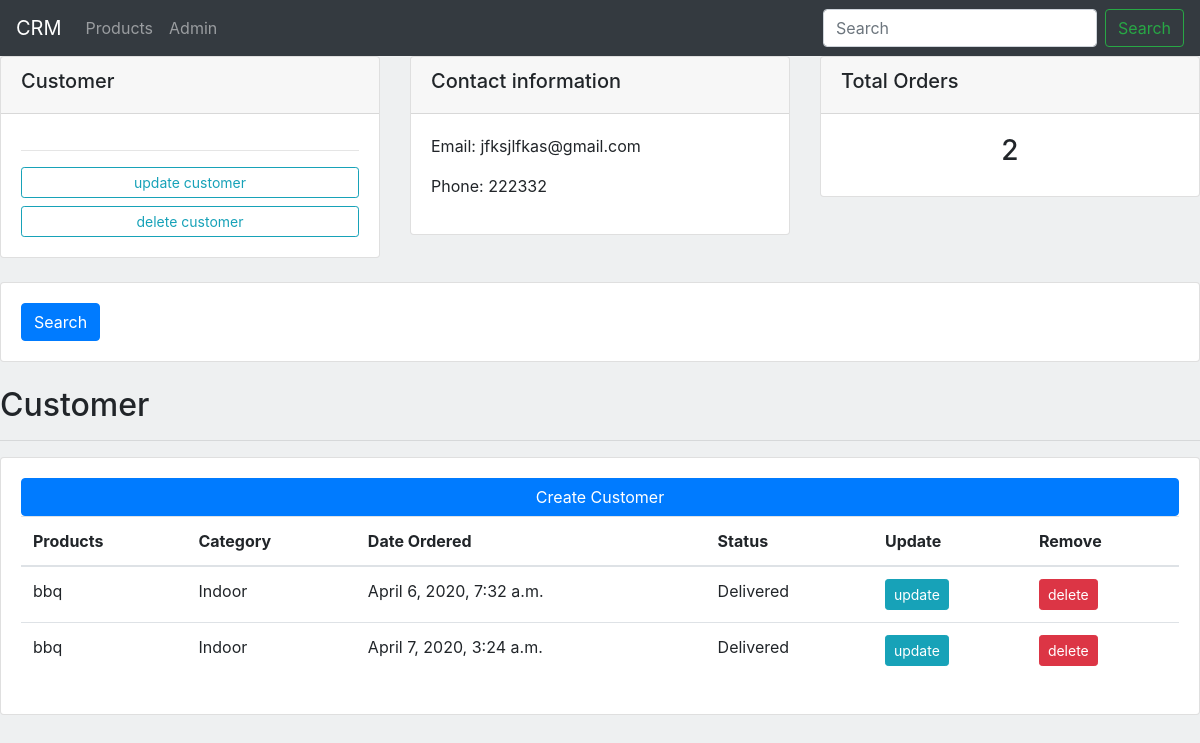
The page /customers/3/ on the database its author committed.
### home/models.py (models this page shows, shortened)
class Customer(models.Model):
    name = models.CharField(max_length=200, null=True)
    phone = models.CharField(max_length=200, null=True)
    email = models.CharField(max_length=200, null=True)
    date_created= models.DateTimeField(auto_now_add=True, null=True)

class Order(models.Model):
    STATUS  = (
        ('Pending', 'Pending'),
        ('Out for delivery', 'Out for delivery'),
        ('Delivered', 'Delivered')
    )
    customer=models.ForeignKey(Customer, null=True, on_delete=models.SET_NULL)
    product=models.ForeignKey(Product, null=True, on_delete=models.SET_NULL)
    date_created = models.DateTimeField(auto_now_add=True, null=True  )
    status = models.CharField(max_length=200, null=True, choices=STATUS)

class Product(models.Model):
    CATEGORY = (
        ('Indoor', 'Indoor'),
        ('Out Door', 'Out Door')
    )
    name = models.CharField(max_length=200, null=True)
    price = models.FloatField( null=True)
    category = models.CharField(max_length=200, null=True, choices=CATEGORY)
    description = models.CharField(max_length=200, null=True, blank=True)
    date_created = models.DateTimeField(auto_now_add=True, null=True)
    tags = models.ManyToManyField(Tag)
    def __str__(self):
        return self.name

### home/views.py (the view)
# urls.py: path('customers/<str:pk>/', views.customers, name='customers'),
def customers(request, pk):
    customer = Customer.objects.get(id=pk)
    orders = customer.order_set.all()
    orders_count = orders.count()
    context = {
        'customer':customer,
        'orders':orders,
        'orders_count':orders_count
    }
    return render(request, 'home/customers.html', context)

### templates/home/customers.html (shortened to what this page needs)
{% extends 'base.html' %}
{% block content %}
<div class="row">
    <div class="col">
        <div class="card">
            <div class="card-header">
              <h5>Customer</h5>
            </div>
            <div class="card-body">
                <hr>
                <a href="#" class="btn btn-outline-info btn-sm btn-block" href="#">update customer </a>
                <a href="#" class="btn btn-outline-info btn-sm btn-block">delete customer </a>
            </div>
          </div>
    </div>
    <div class="col">
        <div class="card">
            <div class="card-header">
                <h5>Contact information</h5>
            </div>
            <div class="card-body">
                <p>Email: {{customer.email}}</p>
                <p>Phone: {{customer.phone}}</p>
            </div>
          </div>
    </div>
    <div class="col">
        <div class="card">
            <div class="card-header">
              <h5>Total Orders</h5>
            </div>
            <div class="card-body">
              <h3 class="text-center">{{orders_count}}</h3>
            </div>
          </div>
    </div>
</div>
<br>
<div class="row">
    <div class="col">
        <div class="card card-body">
            <form  method="get" >
                <button class="btn btn-primary" type="submit">Search</button>
            </form>
        </div>
    </div>
</div>
    <br>
    <h2>Customer</h2>
    <hr>
  <div class=" card card-body">
    <a href="#" class="btn btn-primary">Create Customer </a>
    <table class="table">
  <thead>
    <tr>
      <th >Products</th>
      <th >Category</th>
      <th >Date Ordered</th>
      <th >Status</th>
      <th >Update</th>
      <th >Remove</th>
    </tr>
  </thead>
  {% for order in  orders %}
    <tr>
      <td>{{order.product}}</td>
      <td>{{order.product.category}}</td>
      <td>{{order.date_created}}</td>
      <td>{{order.status}}</td>
      <td><a class="btn btn-sm btn-info" href="{% url 'update_order' order.id %}">update</a></td>
      <td><a class="btn btn-sm btn-danger"  href="{% url 'delete' order.id%}">delete</a></td>
    </tr>
   {% endfor %}
</table>
    </div>
{% endblock content %}

### static/css/main.css (style rules this page uses)
body { background-color: #adb5bd33; }

### rows shown on the page
Customer: email "jfksjlfkas@gmail.com", phone "222332"
Order: product "bbq", product.category "Indoor", date_created "April 6, 2020, 7:32 a.m.", status "Delivered"
Order: product "bbq", product.category "Indoor", date_created "April 7, 2020, 3:24 a.m.", status "Delivered"

### other values the page prints
{{ orders_count }} "2"
